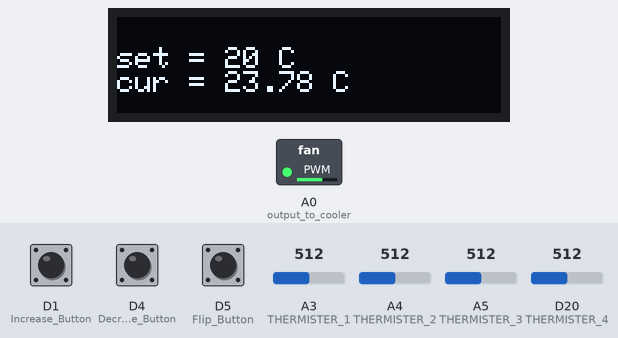
The sketch below on a simulated Arduino Zero (SAMD21). Shown: 128×32 one-colour display, switched loads named in the sketch (green lamp = pin HIGH). The inputs (shaded band) are chosen by the test bench; at power-on: A3 (THERMISTER_1) = 512, A4 (THERMISTER_2) = 512, D5 (Flip_Button) HIGH, A5 (THERMISTER_3) = 512, D20 (THERMISTER_4) = 512, D1 (Increase_Button) HIGH, D4 (Decrease_Button) HIGH.

Above: at 3.2 s.
3.3 s: A3 (THERMISTER_1) set to 306
At 4.5 s:
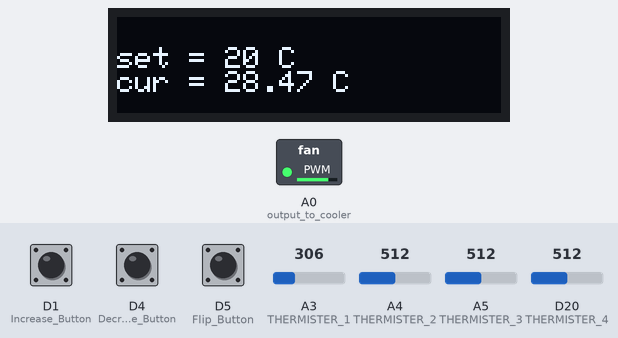
4.8 s: A3 (THERMISTER_1) set to 992
At 5.16 s:
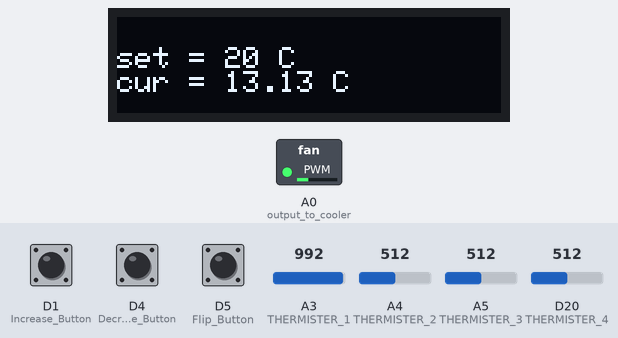
7.3 s: A4 (THERMISTER_2) set to 810
At 9.4 s:
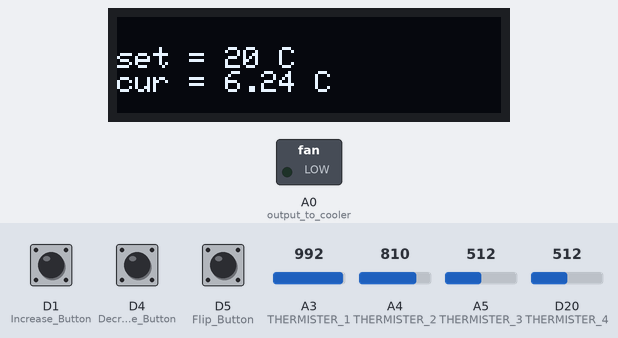
9.6 s: D5 (Flip_Button) pulled LOW for 0.15 s
At 10.5 s:
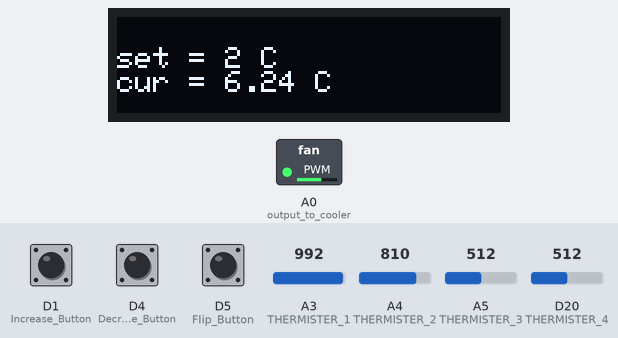
12.7 s: A5 (THERMISTER_3) set to 716
At 13.6 s:
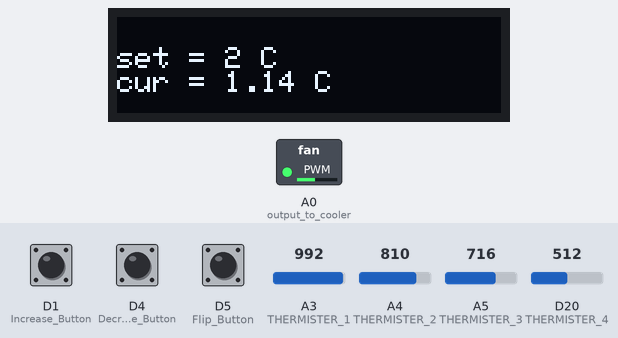
14.8 s: D20 (THERMISTER_4) set to 810
At 15.12 s:
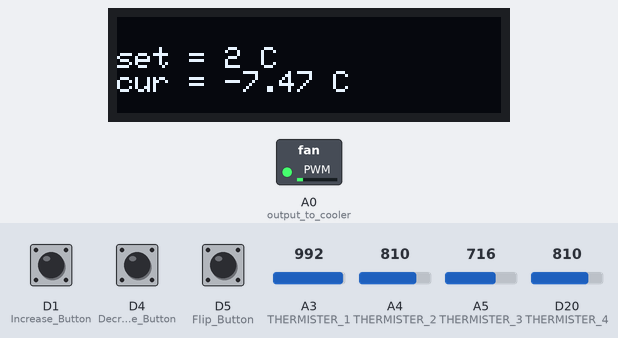
Timing chart, 0 to 17.3 s (numbered marks = the images above; inputs shaded):
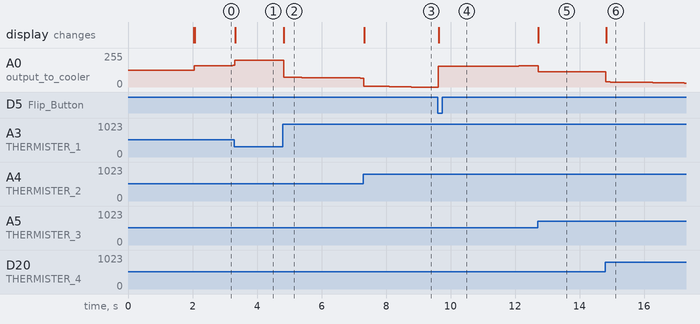

Measured:
- after the input at 3.3 s, A0 (output_to_cooler): 162/255 → 199/255 at once; the display: changes at once (image 1)
- after the input at 4.8 s, A0 (output_to_cooler): moves from 199/255 to 67/255 over 2.4 s, starting at once; the display: changes at once (image 2)
- after the input at 7.3 s, the display: changes at once (image 3)
- after the input at 9.6 s, A0 (output_to_cooler): moves from 0/255 to 158/255 over 2.5 s, starting at once; the display: changes at once (image 4)
- after the input at 12.7 s, the display: changes at once (image 5)
- after the input at 14.8 s, the display: changes at once (image 6)

The sketch:

project.ino
```cpp
#include <Wire.h>
#include <Adafruit_GFX.h>
#include <Adafruit_SSD1306.h>

#define SCREEN_WIDTH 128 // OLED display width, in pixels
#define SCREEN_HEIGHT 32 // OLED display height, in pixels

// Declaration for an SSD1306 display connected to I2C (SDA, SCL pins)
Adafruit_SSD1306 display(SCREEN_WIDTH, SCREEN_HEIGHT, &Wire, -1);

// resistance at 25 degrees C
#define THERMISTORNOMINAL 10000
// temp. for nominal resistance (almost always 25 C)
#define TEMPERATURENOMINAL 25
// The beta coefficient of the thermistor (usually 3000-4000)
#define BCOEFFICIENT 3950

int vIn = 5;
float r1 = 10000;
//float logR2, R2, T, Tc, Tf;
float c1 = 1.009249522e-03, c2 = 2.378405444e-04, c3 = 2.019202697e-07;

void setup() {
  Serial.begin(9600);
  //pinMode(A0,OUTPUT); //output to cooler
  analogWriteResolution(10);
  analogWrite(A0, 511);
  pinMode(A3, INPUT); //THERMISTER 1
  pinMode(A4, INPUT); //THERMISTER 2
  pinMode(A5, INPUT); //THERMISTER 3
  pinMode(A6, INPUT); //THERMISTER 4
  pinMode(1, INPUT_PULLUP); //Increase Button
  pinMode(4, INPUT_PULLUP); //Decrease Button
  pinMode(5, INPUT_PULLUP); //Flip Button
  attachInterrupt(digitalPinToInterrupt(1), increaseB, FALLING);
  attachInterrupt(digitalPinToInterrupt(4), decreaseB, FALLING);
  attachInterrupt(digitalPinToInterrupt(5), flipB, FALLING);

  if(!display.begin(SSD1306_SWITCHCAPVCC, 0x3C)) {
    Serial.println("SSD1306 allocation failed");
    for(;;); // Don't proceed, loop forever
  }

  delay(2000);
  display.clearDisplay();
  display.setTextSize(.25);
  display.setTextColor(WHITE);
  display.setCursor(0,10);
  display.println("\nset T = 2 C");
  display.println("\ncur T = 21 C");
  display.display();

}

double lastVal = 0;
double error = 0;
double runningSum = 0;
int setTemp = 20; //degrees celcius

void loop() {
  delay(10);

  //read * scale to 3.3v - resistor error * scale to 5v
  float thermister1 = analogRead(A3)*.0033*1.52;
  float thermister2 = analogRead(A4)*.0033*1.52;
  float thermister3 = analogRead(A5)*.0033*1.52;
  float thermister4 = analogRead(A6)*.0033*1.52;

  float thermisterAve = (thermister1 + thermister2 + thermister3 + thermister4) / 4;
  float vOut = thermisterAve;

  float r2 = vOut * r1 / ( vIn - vOut );

  float temp;
  temp = r2 / THERMISTORNOMINAL;     // (R/Ro)
  temp = log(temp);                  // ln(R/Ro)
  temp /= BCOEFFICIENT;                   // 1/B * ln(R/Ro)
  temp += 1.0 / (TEMPERATURENOMINAL + 273.15); // + (1/To)
  temp = 1.0 / temp;                 // Invert
  temp -= 273.15;                         // convert absolute temp to C

  error = setTemp - temp;
  runningSum = runningSum + error;
  float deriv = error-lastVal;
  float pid = 512 - (35*error + .03*runningSum + .05*deriv);
  /*if(pid > 1023) { //THIS IS THE MAX OUPUT USE IF CIRCUIT WILL NOT BURN ITSELF
    pid = 1023;
  }*/
  if(pid < 0) {
    pid = 0;
  }
  if( pid > 800 ) { //THIS IS THE REDUCED OUPUT
    pid = 800;
  }

  analogWriteResolution(10);
  analogWrite(A0, pid);
  lastVal = error;

  display.clearDisplay();
  display.setCursor(0,10);
  display.print("set = ");
  display.print(setTemp);
  display.print(" C\n");
  display.print("cur = ");
  display.print(temp);
  display.print(" C");
  display.display();
}

void increaseB() {
  if( setTemp > 29 ) {
    return;
  }
  setTemp++;
  delayMicroseconds(2000); //These don't work - need a debounced switch
}

void decreaseB() {
  if( setTemp < 3 ) {
    return;
  }
  setTemp--;
  delayMicroseconds(2000);
}

void flipB() {
  if( setTemp < 16 ) {
    setTemp = 30;
  } else {
    setTemp = 2;
  }
  delayMicroseconds(2000);
}
```
